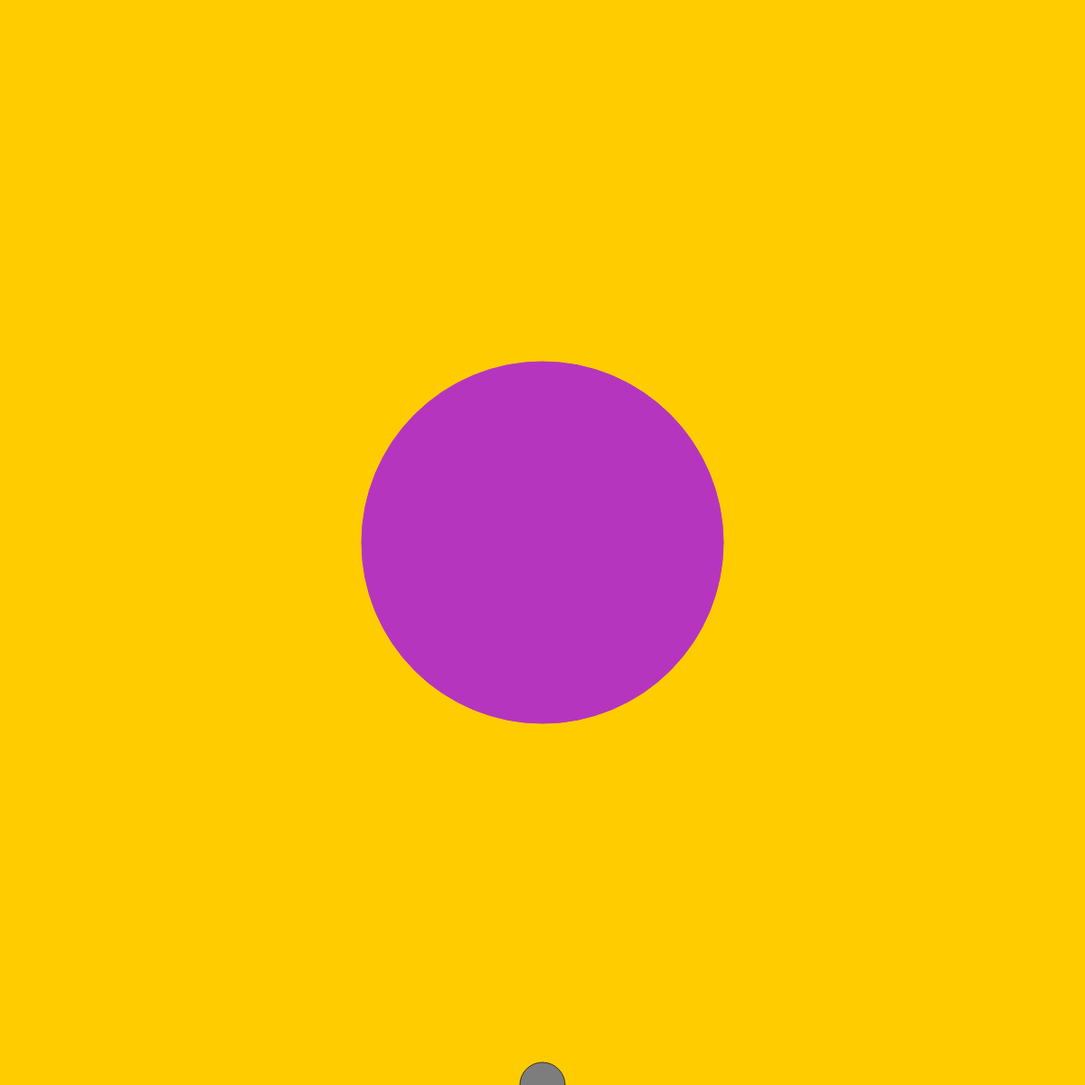
Frame 1 (no input)
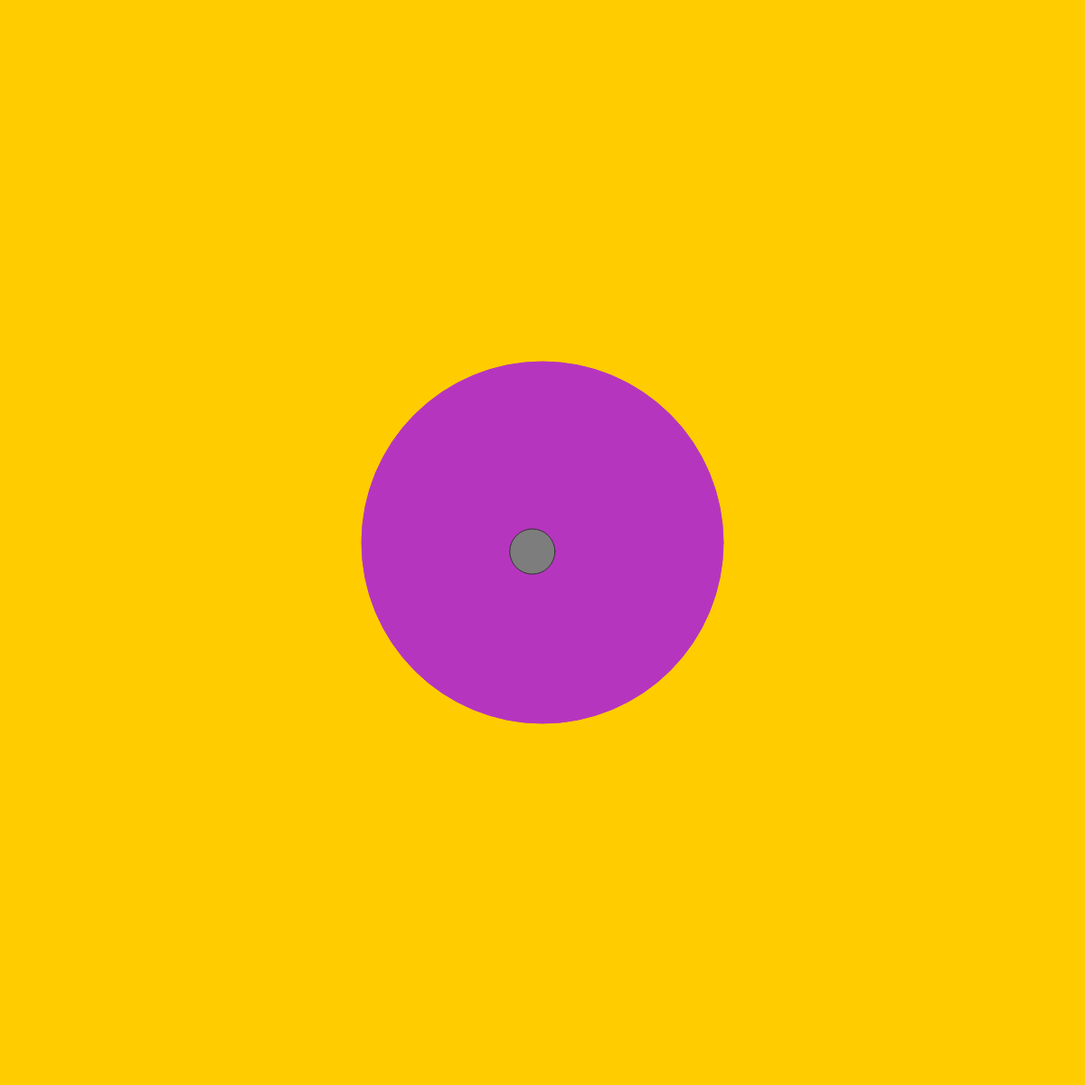
Frame 60 (no input)
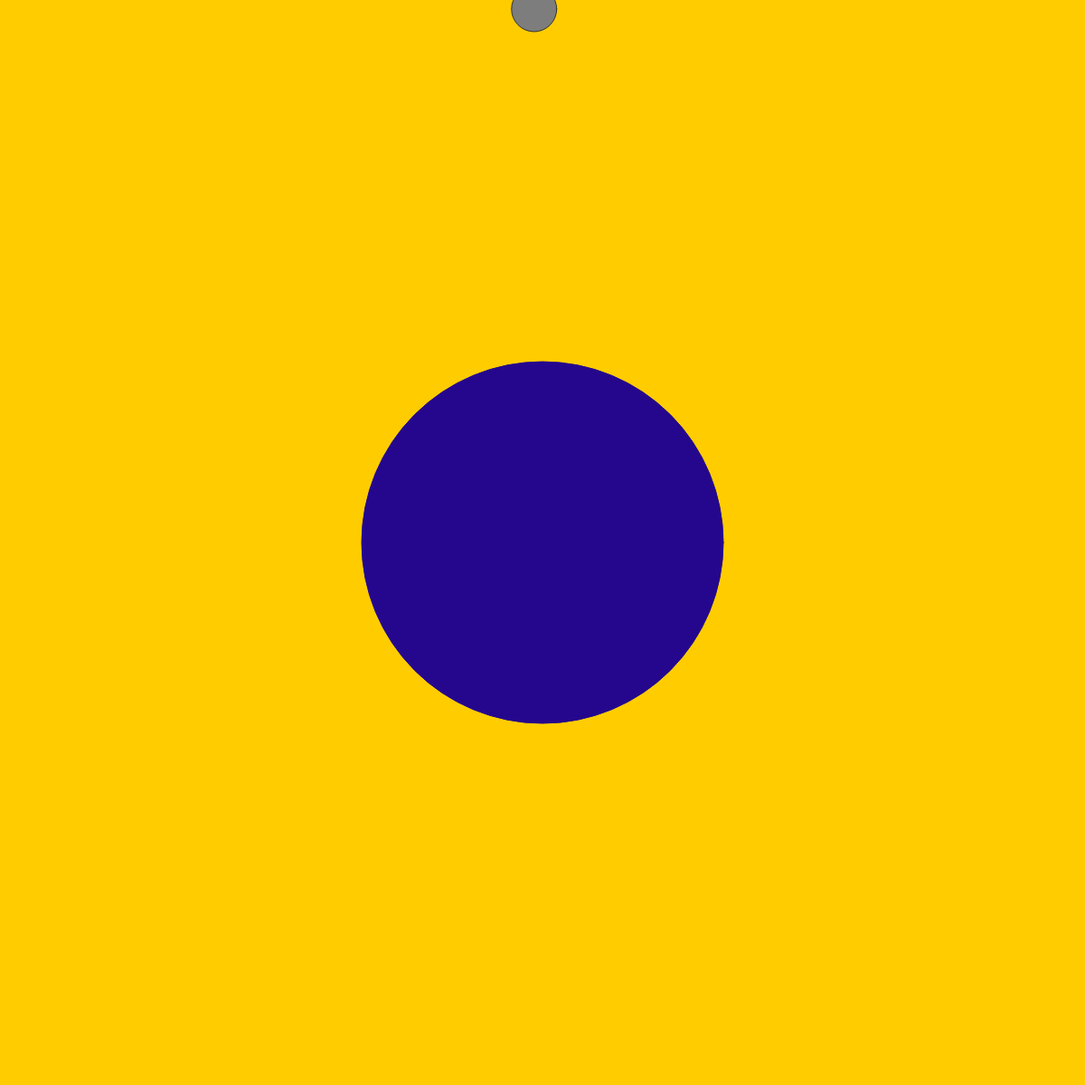
Frame 120 (the mouse pressed at the canvas centre since frame 60)

The p5.js sketch that drew these frames (run headless with seeded random() and noise() and a simulated clock; from frame 60 on, the mouse is pressed at the canvas centre):

// p5.js sketch
// ── sketch.js
var r,g,b;
var x,y;
 
function setup(){
    createCanvas(1200, 1200);
    r = random(255);
    g = random (255);
    b = random (255);
    x = width/ 2;
    y = height;
    
    
   

}
function draw(){
    background(255, 204, 0);
    stroke(r, g, b);
    fill(r, g, b,255);
    ellipse(600, 600, 400, 400);
    stroke(50);
    fill(125);
    ellipse(x,y,50,50)
    x = x + random(-10,10)
    y = y - 10
   


    if (y <0){
        y = height;

    }
  

   
    
}

function mousePressed() {
  
    var d = dist(mouseX, mouseY, 600, 600);
    if (d < 100) { 
      r = random(255);
      g = random(255);
      b = random(255);
    }
  }


// ── main.css
#title{
    color:lightcoral;
    font-size: 28;
    font-family: Impact, Haettenschweiler, 'Arial Narrow Bold', sans-serif

}
#body{
    color:lightcoral;
    font-family:Impact, Haettenschweiler, 'Arial Narrow Bold', sans-serif


}
#hw{
    color:black;
    font-size: 60;
    font-family: Impact, Haettenschweiler, 'Arial Narrow Bold', sans-serif
    

}
